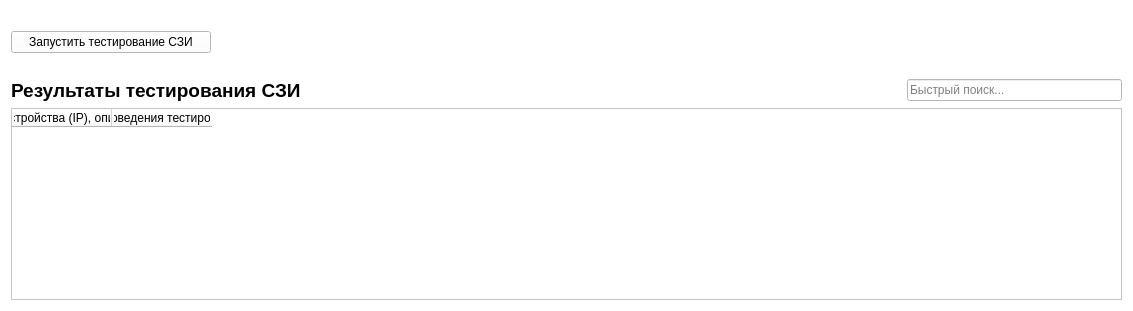
      <widget class="QWidget" name="Testing">
       <property name="styleSheet">
        <string notr="true">background-color: rgb(255, 255, 255);</string>
       </property>
       <attribute name="title">
        <string>Тестирование</string>
       </attribute>
       <layout class="QGridLayout" name="gridLayout_8">
        <item row="0" column="0">
         <layout class="QHBoxLayout" name="horizontalLayout_17">
          <property name="topMargin">
           <number>20</number>
          </property>
          <property name="bottomMargin">
           <number>20</number>
          </property>
          <item>
           <widget class="QPushButton" name="pb_StartTestSZI">
            <property name="minimumSize">
             <size>
              <width>200</width>
              <height>0</height>
             </size>
            </property>
            <property name="maximumSize">
             <size>
              <width>200</width>
              <height>16777215</height>
             </size>
            </property>
            <property name="text">
             <string>Запустить тестирование СЗИ</string>
            </property>
           </widget>
          </item>
          <item>
           <widget class="QLabel" name="lb_SCI">
            <property name="autoFillBackground">
             <bool>false</bool>
            </property>
            <property name="text">
             <string/>
            </property>
           </widget>
          </item>
          <item>
           <spacer name="horizontalSpacer_13">
            <property name="orientation">
             <enum>Qt::Horizontal</enum>
            </property>
            <property name="sizeHint" stdset="0">
             <size>
              <width>40</width>
              <height>20</height>
             </size>
            </property>
           </spacer>
          </item>
         </layout>
        </item>
        <item row="1" column="0">
         <layout class="QHBoxLayout" name="horizontalLayout_18">
          <item>
           <widget class="QLabel" name="lb_ResultTestSZI">
            <property name="font">
             <font>
              <family>Arimo</family>
              <pointsize>14</pointsize>
              <weight>75</weight>
              <bold>true</bold>
             </font>
            </property>
            <property name="text">
             <string>Результаты тестирования СЗИ</string>
            </property>
           </widget>
          </item>
          <item>
           <spacer name="horizontalSpacer_14">
            <property name="orientation">
             <enum>Qt::Horizontal</enum>
            </property>
            <property name="sizeType">
             <enum>QSizePolicy::Fixed</enum>
            </property>
            <property name="sizeHint" stdset="0">
             <size>
              <width>600</width>
              <height>20</height>
             </size>
            </property>
           </spacer>
          </item>
          <item>
           <widget class="QLineEdit" name="le_SearchResults">
            <property name="minimumSize">
             <size>
              <width>215</width>
              <height>0</height>
             </size>
            </property>
            <property name="maximumSize">
             <size>
              <width>350</width>
              <height>16777215</height>
             </size>
            </property>
            <property name="placeholderText">
             <string>Быстрый поиск...</string>
            </property>
           </widget>
          </item>
         </layout>
        </item>
        <item row="2" column="0">
         <widget class="QTableWidget" name="tableWidget_5">
          <property name="font">
           <font>
            <pointsize>9</pointsize>
           </font>
          </property>
          <property name="editTriggers">
           <set>QAbstractItemView::NoEditTriggers</set>
          </property>
          <attribute name="verticalHeaderDefaultSectionSize">
           <number>40</number>
          </attribute>
          <attribute name="verticalHeaderMinimumSectionSize">
           <number>40</number>
          </attribute>
          <column>
           <property name="text">
            <string>Имя устройства (IP), описание</string>
           </property>
          </column>
          <column>
           <property name="text">
            <string>Дата и время проведения тестирования, результат</string>
           </property>
          </column>
         </widget>
        </item>
       </layout>
      </widget>
